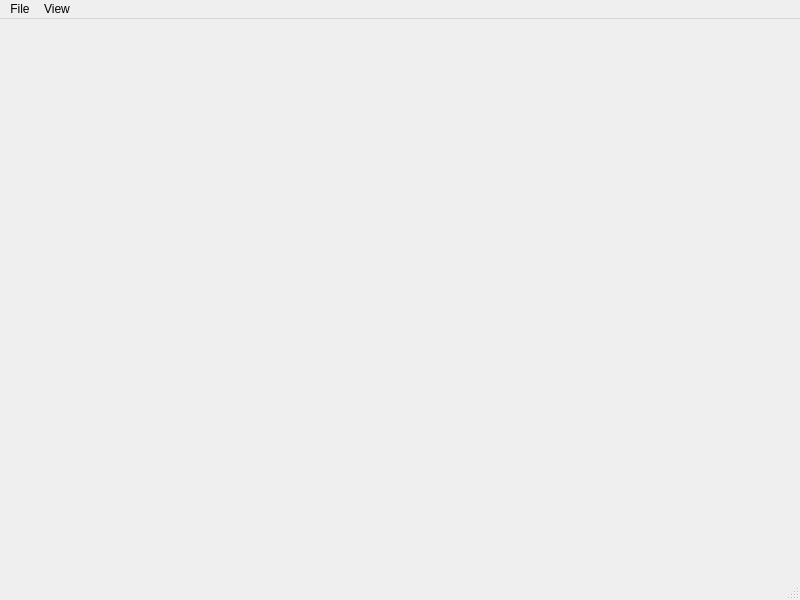
<?xml version="1.0" encoding="UTF-8"?>
<ui version="4.0">
 <class>MainWindow</class>
 <widget class="QMainWindow" name="MainWindow">
  <property name="geometry">
   <rect>
    <x>0</x>
    <y>0</y>
    <width>800</width>
    <height>600</height>
   </rect>
  </property>
  <property name="windowTitle">
   <string>MainWindow</string>
  </property>
  <widget class="QWidget" name="centralwidget"/>
  <widget class="QMenuBar" name="menubar">
   <property name="geometry">
    <rect>
     <x>0</x>
     <y>0</y>
     <width>800</width>
     <height>23</height>
    </rect>
   </property>
   <widget class="QMenu" name="menuFile">
    <property name="title">
     <string>File</string>
    </property>
   </widget>
   <widget class="QMenu" name="menuHxW">
    <property name="title">
     <string>View</string>
    </property>
    <addaction name="actionIPhone_3G_3Gs_320x480"/>
    <addaction name="actionIPhone_4_640x960"/>
    <addaction name="actionIPhone_5_640x1136"/>
   </widget>
   <addaction name="menuFile"/>
   <addaction name="menuHxW"/>
  </widget>
  <widget class="QStatusBar" name="statusbar"/>
  <action name="actionIPhone_3G_3Gs_320x480">
   <property name="text">
    <string>iPhone 3G/3Gs (320x480)</string>
   </property>
  </action>
  <action name="actionIPhone_4_640x960">
   <property name="text">
    <string>iPhone 4 (640x960)</string>
   </property>
  </action>
  <action name="actionIPhone_5_640x1136">
   <property name="text">
    <string>iPhone 5 (640x1136)</string>
   </property>
  </action>
 </widget>
 <resources/>
 <connections/>
</ui>
